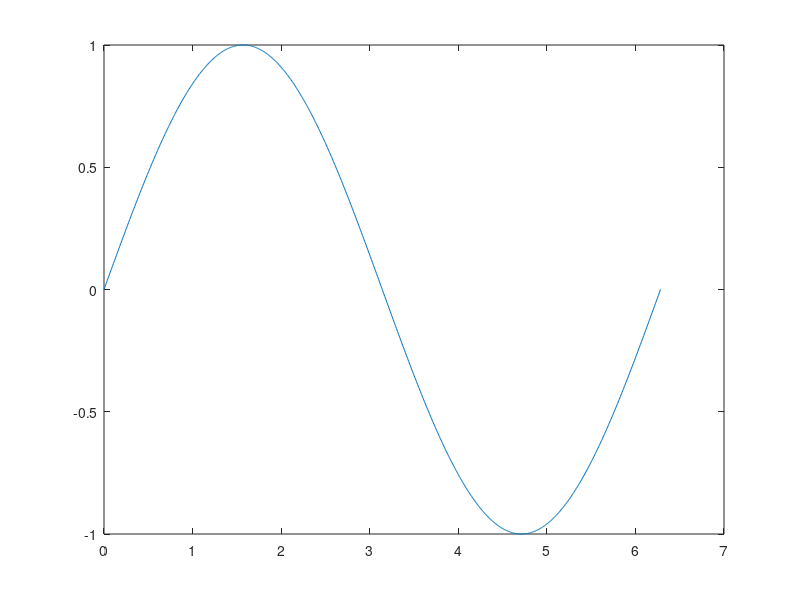
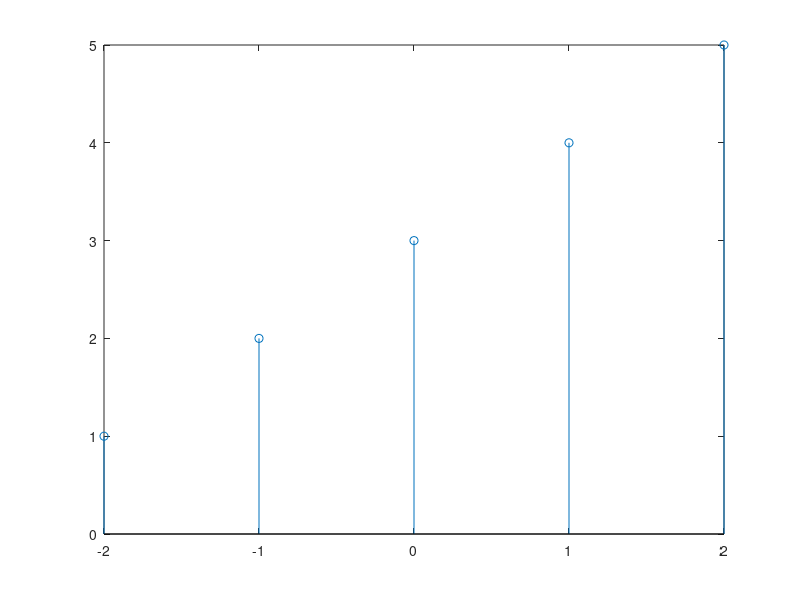

These figures' MATLAB source, in order:
close all;
clear all;
clc;

a = linspace(0,2*pi,1000);
y1 = sin(a)

figure,
plot(a,y1);

b = linspace(0,10,100)
y2 = (b.^2)-(10*b)+15

figure,
plot(b,y2);

c = [1 2 3 4 5]
stem(c)
x=-2:2

stem(x,c);
